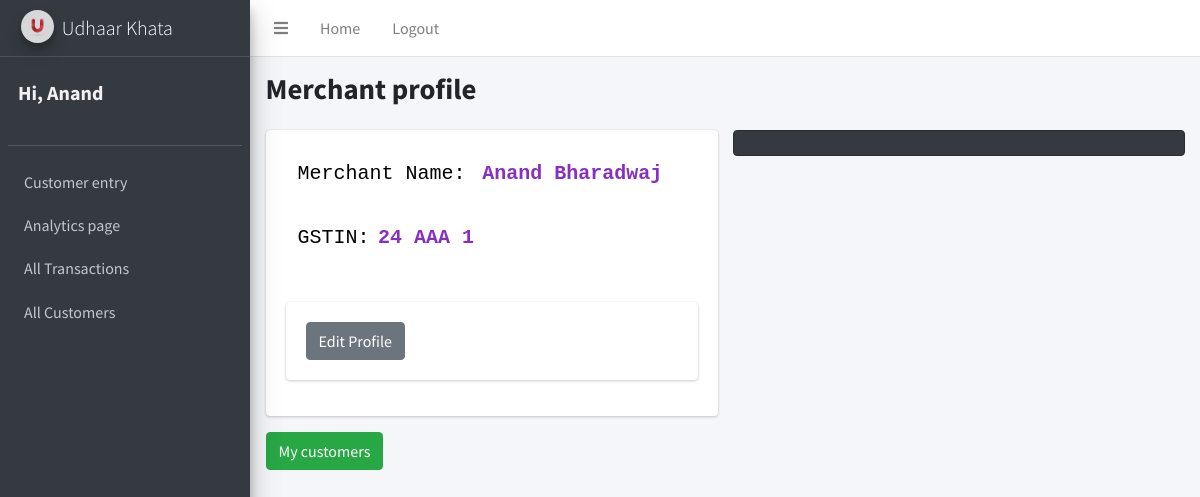
The page /main/merch_page (signed in) on the database as committed earlier.
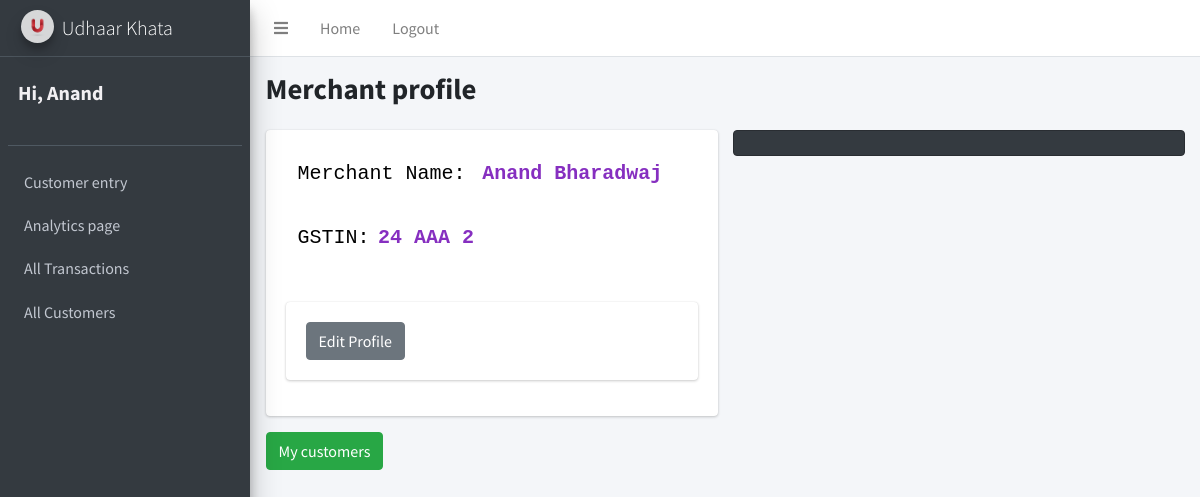
The same page on the database as committed later.
### accounts/models.py (models this page shows)
class Merchant(models.Model):
    Merchant_Name = models.CharField(max_length=70)
    Business_Name = models.CharField(max_length=70)
    GSTIN = models.CharField(max_length=70)
    user = models.CharField(max_length=70)

### main/views.py (the view)
# urls.py: path('merch_page',views.merch_page, name='merch_page'),
def merch_page(request):
    if request.user.is_authenticated:
        log_user = request.user
    else:
        return HttpResponseRedirect('accounts/login')
    stud1 = Merchant.objects.filter(user=log_user)
    stud2 = customers.objects.filter(user=log_user)
    stud2 = stud2.order_by('Customer_name')
    if request.POST.get('AllC'):
        return render(request, 'merchant_page.html', {'stu1':stud1,'stu2':stud2,'s':'No record'})
    if request.POST.get('AllM'):
        stud2 = customers.objects.filter()
        stud2 = stud2.order_by('user','Customer_name')
        return render(request, 'merchant_page.html', {'stu1':stud1,'stu2':stud2,'s':'No record'})
    return render(request, 'merchant_page.html', {'stu1':stud1})

### templates/merchant_page.html (shortened to what the changed rows need)
<!DOCTYPE html>
{% load static %}
<html lang="en">
<head>
  <link rel="stylesheet" href="{% static 'plugins/fontawesome-free/css/all.min.css' %}">
  <link rel="stylesheet" href="{% static 'dist/css/adminlte.min.css' %}">
</head>
<body class="hold-transition sidebar-mini">
<div class="wrapper">
  <aside class="main-sidebar sidebar-dark-primary elevation-4">
    <a href="/" class="brand-link">
      <img src="{% static 'dist/img/U-logo.jpg' %}" alt="AdminLTE Logo" class="brand-image img-circle elevation-3" style="opacity: .8">
      <span class="brand-text font-weight-light">Udhaar Khata</span>
    </a>
  </aside>
  <div class="content-wrapper">
    <div class="content-header">
      <div class="container-fluid">
        <div class="row mb-2">
          <div class="col-sm-6">
            <h1 class="m-0"><strong>Merchant profile</strong></h1>
          </div>
        </div>
      </div>
    </div>
    <div class="content">
      <div class="container-fluid">
        <div class="row">
          <div class="col-lg-6">
            <div class="card">
              <div class="card-body">
                {% for st in stu1 %}
                      <pre class="tab"><h5 style="color:black;font-size:20px;display:inline;">Merchant Name:</h5>  <h5 style="color:rgb(134, 47, 192);font-size:20px;display:inline"><strong>{{st.Merchant_Name}}</strong></h5> </pre>
                      <pre class="tab"><h5 style="color:black;font-size:20px;display:inline;">GSTIN:</h5> <h5 style="color:rgb(134, 47, 192);font-size:20px;display:inline"><strong>{{st.GSTIN}}</strong></h5></pre> <br>
                      <div class="card">
                        <div class="card-body">
                            <a href="{% url 'updatedata' st.id %}" class = 'btn btn-secondary'>Edit Profile</a>
                        </div>
                      </div>
                {% endfor %}
              </div>
            </div>
          </div>
        </div>
          </div>
        </div>
      </div>
    </div>
</body>
</html>

Rows that differ between the two databases and show on the page:
changed Merchant "Anand Bharadwaj": GSTIN "24 AAA 1" → "24 AAA 2"
